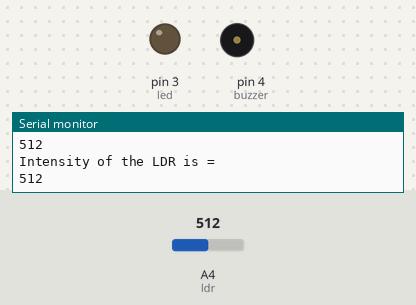
Recording of a sketch running on a simulated Arduino Uno, built with avr-gcc and run on an emulated ATmega328P. Shown: output pins drawn as LEDs (lit = HIGH), buzzer (waves = sounding), the last lines printed to the serial monitor. The test bench sets the inputs (shaded band); at power-on: A4 (ldr) = 512.

Above: at 1.8 s.
1.9 s: A4 (ldr) set to 118
3.4 s: A4 (ldr) set to 97
At 4.7 s:
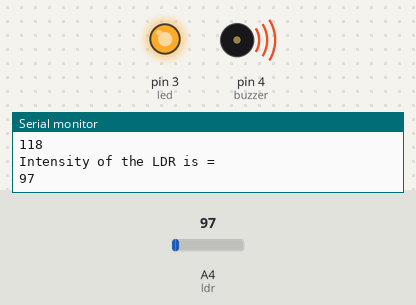
5.5 s: A4 (ldr) set to 120
At 7.2 s:
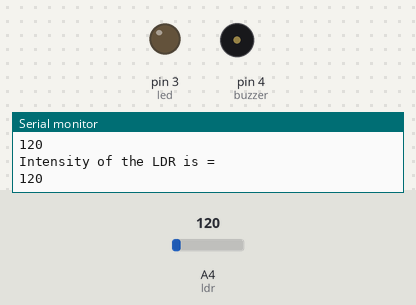
7.5 s: A4 (ldr) set to 100
At 9.0 s:
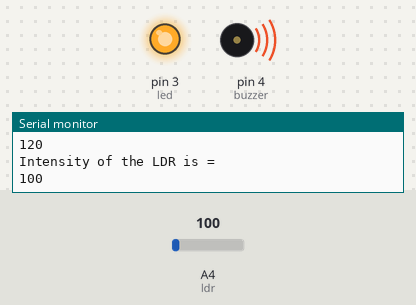
Timing chart, 0 to 10.5 s (numbered marks = the images above; inputs shaded):
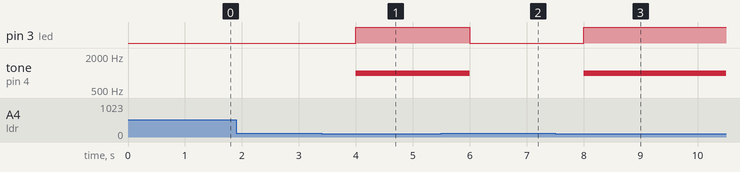

The sketch:

LDR.ino
```cpp
int ldr = A4;
int value = 0;
int led = 3;
int buzzer = 4;

void setup() {
  // put your setup code here, to run once:
  Serial.begin(9600);
  pinMode(led,OUTPUT);
  pinMode(buzzer, OUTPUT);
}

void loop() {
  // put your main code here, to run repeatedly:
  value = analogRead(ldr);
  Serial.println("Intensity of the LDR is = ");
  Serial.println(value);
  if(value <110){
    digitalWrite(led,HIGH);
    tone(buzzer,1000);
  }
  else{
    digitalWrite(led,LOW);
    noTone(buzzer);
  }

  delay(1000);

}
```

Measured:
- the behaviour switches between 110 and 109 on A4 (ldr) (found by bisection; images 0 and 1)
- after the input at 3.4 s, pin 3 (led): LOW → HIGH after 0.60 s; tone on pin 4 (buzzer): silent → 1000 Hz after 0.60 s
- after the input at 5.5 s, pin 3 (led): HIGH → LOW after 0.50 s; tone on pin 4 (buzzer): 1000 Hz → silent after 0.50 s
- after the input at 7.5 s, pin 3 (led): LOW → HIGH after 0.50 s; tone on pin 4 (buzzer): silent → 1000 Hz after 0.50 s
